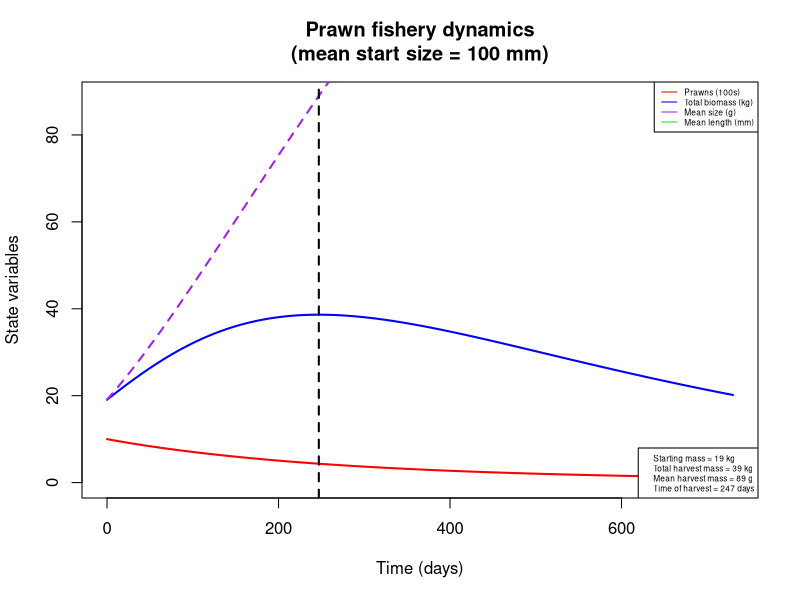
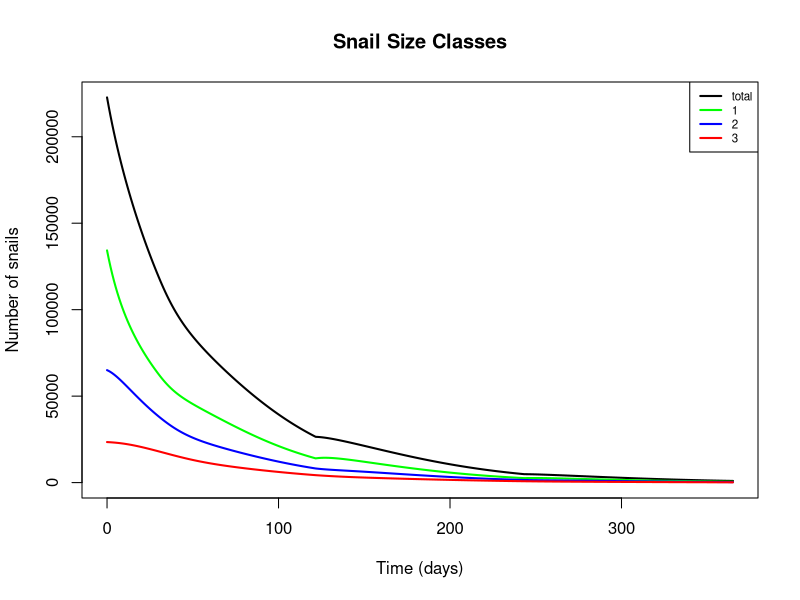
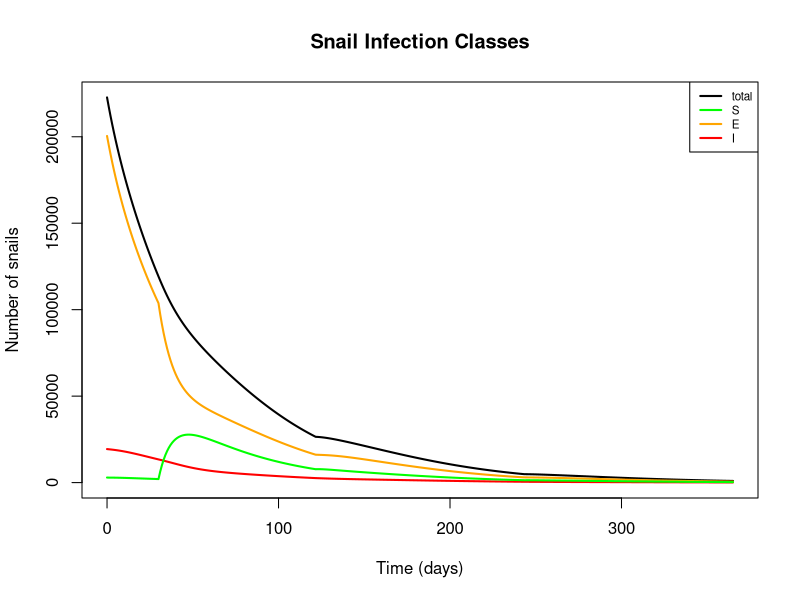
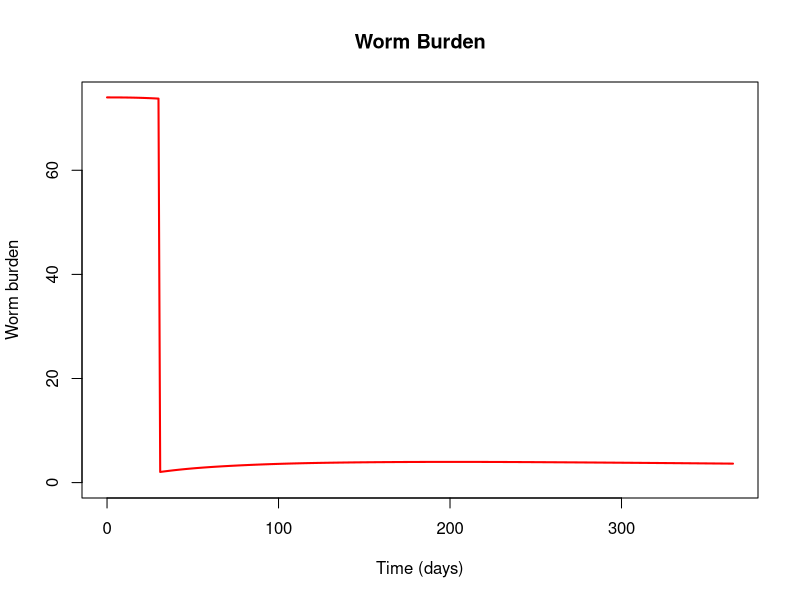
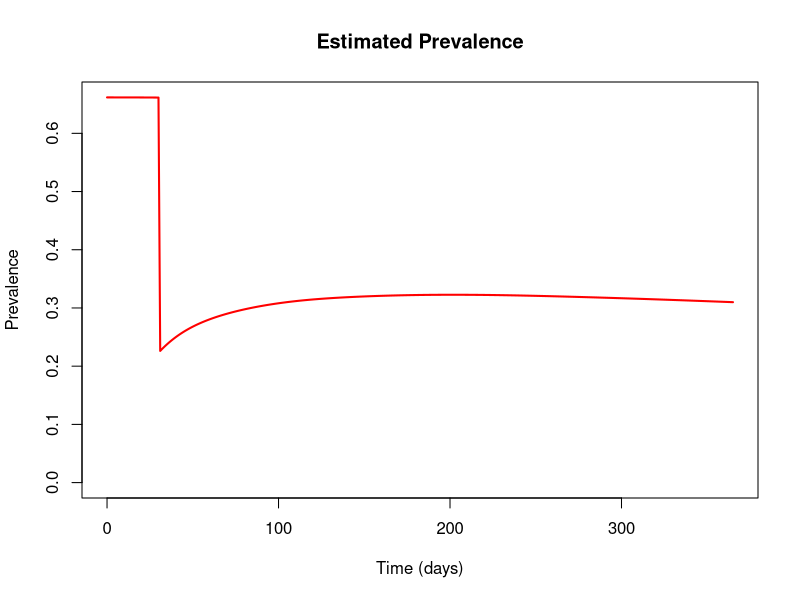
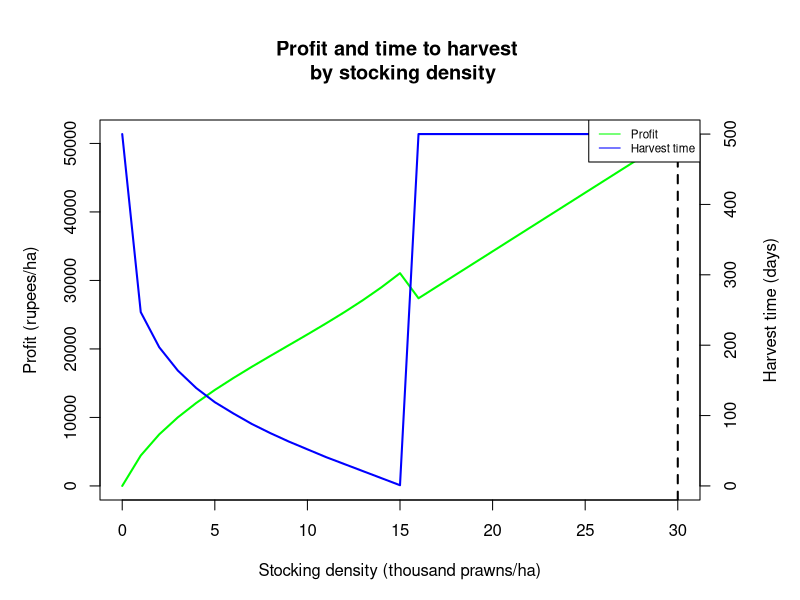
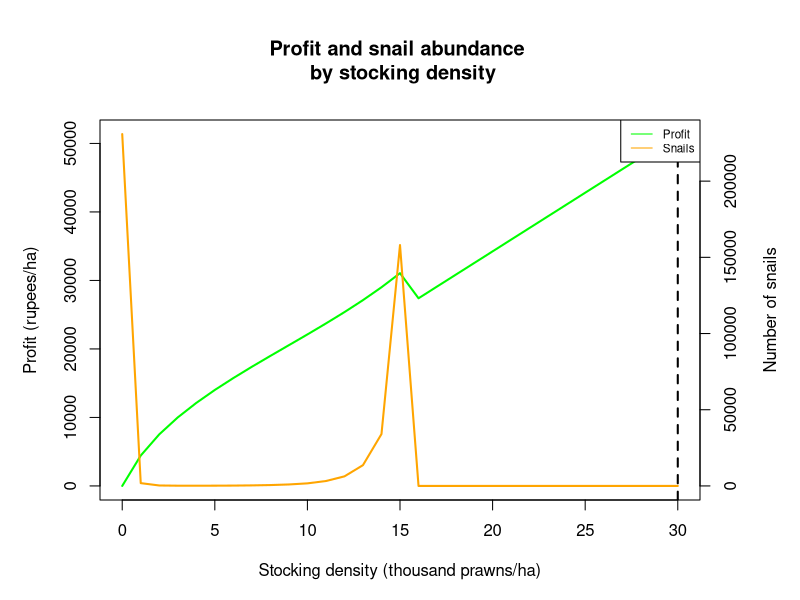
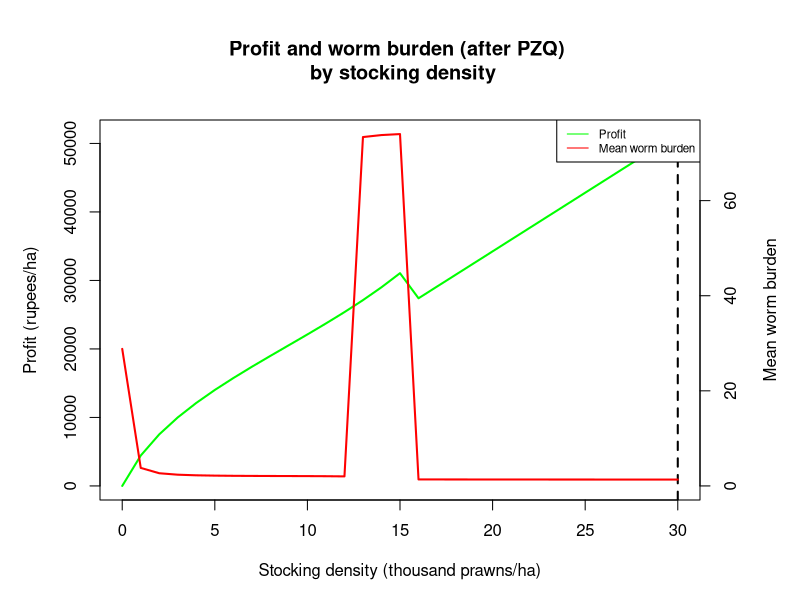

Recreate these plots in R, in order.
#### Full snail-prawn model including epidemiological, predation, and aquaculture components

## To-do list:
  # Investigate the long-term stability of snail elimination, particularly at low attack rates
  # Incorporate seasonality into model
  # Sensitivity analysis, particularly for prawn attack rate

require(deSolve)

snail_prawn_model = function(t, n, parameters) { 
  with(as.list(parameters),{
    
    S1=n[1]
    S2=n[2]
    S3=n[3]
    E1=n[4]
    E2=n[5]
    E3=n[6]
    I2=n[7]
    I3=n[8]
    W=n[9]
    P=n[10]
    L=n[11]
    
    N1 = S1+E1     # Total snails of size class 1
    N2 = S2+E2+I2  # Total snails of size class 2
    N3 = S3+E3+I3  # Total snails of size class 3
    N = N1+N2+N3   # Total number of snails
    
    # Miracidial density per person as a function of mean worm burden (W) and miracidial shedding rate (m)
    M = m*0.5*W
    
    # Mean and total prawn biomass, converting from length (mm) to weight (g)
    Bm.p = (a.p*(L/10)^b.p)/10  
    Bm.t = P*Bm.p
    
    # Mean snail biomass in each size class, converting from length (cm) to weight (g)
    Bm.n1 = a.s*0.4^b.s  # 4mm size class
    Bm.n2 = a.s*0.8^b.s  # 8mm size class
    Bm.n3 = a.s*1.2^b.s  # 12mm size class
    
    # Prawn-to-snail mass ratios for each size class
    Bm.r1 = Bm.p / Bm.n1
    Bm.r2 = Bm.p / Bm.n2
    Bm.r3 = Bm.p / Bm.n3
    
    # Attack rates for each size class as a function of biomass ratio
    alpha1 = ar*Bm.r1
    alpha2 = ar*Bm.r2
    alpha3 = ar*Bm.r3
    
    # Adjusted attack rates, accounting for area of interest and limiting factors in the wild
    alpha_star1 = alpha1*s/A
    alpha_star2 = alpha2*s/A
    alpha_star3 = alpha3*s/A
    
    # Handling times for each size class as a function of biomass ratio
    handle1 = 1/(th*Bm.r1)
    handle2 = 1/(th*Bm.r2)
    handle3 = 1/(th*Bm.r3)
    
    # Functional responses for each size class
    psi1 = (P*alpha_star1) / (1+sum(alpha_star1*handle1*N1, alpha_star2*handle2*N2, alpha_star3*handle3*N3))
    psi2 = (P*alpha_star2) / (1+sum(alpha_star1*handle1*N1, alpha_star2*handle2*N2, alpha_star3*handle3*N3))
    psi3 = (P*alpha_star3) / (1+sum(alpha_star1*handle1*N1, alpha_star2*handle2*N2, alpha_star3*handle3*N3))
    
    ## Model equations:
    
    # Susceptible snails, class 1
    dS1dt = f*(1-N/(Kn*A))*(S2+S3+z*(E2+E3)) - muN1*S1 - psi1*S1 - g1*S1 - beta*M*H*S1
    
    # Susceptible snails, class 2
    dS2dt = g1*S1 - muN2*S2 - psi2*S2 - g2*S2 - beta*M*H*S2
    
    # Susceptible snails, class 3
    dS3dt = g2*S2 - muN3*S3 - psi3*S3 - beta*M*H*S3
    
    # Exposed (prepatent) snails, class 1
    dE1dt = beta*M*H*S1 - muN1*E1 - psi1*E1 - g1*E1 - sigma*X*E1
    
    # Exposed (prepatent) snails, class 2
    dE2dt = beta*M*H*S2 + g1*E1 - muN2*E2 - psi2*E2 - g2*E2 - sigma*E2
    
    # Exposed (prepatent) snails, class 3
    dE3dt = beta*M*H*S3 + g2*E2 - muN3*E3 - psi3*E3 - sigma*E3
    
    # Infectious (shedding) snails, class 2
    dI2dt = sigma*X*E1 + sigma*(1-rho)*E2 - (muN2 + muI)*I2 - psi2*I2 - g2*I2
    
    # Infectious (shedding) snails, class 3
    dI3dt = sigma*rho*E2 + sigma*E3 + g2*I2 - (muN3 + muI)*I3 - psi3*I3
    
    # Mean human worm burden
    dWdt = lambda*I2/A + theta*lambda*I3/A - (muW + muH)*W
    
    # Prawn abundance
    dPdt = -P*(muP*L^d + phi*Bm.t/(A/10000))
    
    # Mean prawn length (mm)
    dLdt = k/(1+gam*Bm.t/(A/10000))*(linf - L)
    
    
    return(list(c(dS1dt, dS2dt, dS3dt, dE1dt, dE2dt, dE3dt, dI2dt, dI3dt, dWdt, dPdt, dLdt)))
  }) 
} 


## Set initial values and parameters
#  Default settings: area = 10000, P = 11000/ha, L = 25 (0.2g post-larvae)
#  Gates settings: area = 20000; P = 500, 1000, 2500, 5000, 10000/ha; L = 67 or 100 (5g or 20g adults)
area = 20000
nstart = c(S1 = 0.144*area, S2 = 0.002*area, S3 = 0, E1 = 6.57*area, E2 = 2.61*area, E3 = 0.843*area, 
           I2 = 0.640*area, I3 = 0.329*area, W = 74, P = 500*area/10000, L = 100)
time = seq(0, 365*2, 1)

parameters=c(
  # Location parameters
  A = area,          # Area of site of interest, m^2
  H = 1000,          # Human population at site of interest
  
  # Snail reproductive parameters
  f = 0.26,          # Birth rate of adult snails (snails/reproductive snail/day, including survival to detection - more like a recruitment rate); 
                     #   adjusted from Sokolow et al. 2015 to account for the fact that class 1 snails are assumed to be juveniles and therefore don't reproduce
  Kn = 50,           # Carrying capacity of snails (snails/m^2), from Sokolow et al. 2015
  z = 0.5,           # Fraction of prepatent snails that can reproduce, from Sokolow et al. 2015
  
  # Snail growth parameters
  a.s = 0.187178454, # Allometric parameter for snail length-weight relationship, fitted to Sanna's data on B. glabrata
  b.s = 2.536764792, # Allometric parameter for snail length-weight relationship, fitted to Sanna's data on B. glabrata
  g1 = 1/37,         # Growth rate of small snails (size class transition rate, in terms of days to grow 4mm; adapted from McCreesh et al. 2014, assuming water temp. of 25 C)
  g2 = 1/62,         # Growth rate of medium snails (size class transition rate, in terms of days to grow 4mm; adapted from McCreesh et al. 2014, assuming water temp. of 25 C)
  
  # Snail mortality parameters
  muN1 = 1/40,       # Natural mortality rate of small snails (deaths/snail/day; assume mean lifespan = 50 days)
  muN2 = 1/50,       # Natural mortality rate of medium snails (deaths/snail/day; assume mean lifespan = 50 days)
  muN3 = 1/60,       # Natural mortality rate of large snails (deaths/snail/day; assume mean lifespan = 50 days)
  muI = 1/10,        # Additional mortality rate of shedding snails as a result of infection, from Sokolow et al. 2015
  
  # Prawn growth parameters
  a.p = 0.096868,    # Allometric parameter for prawn length-weight relationship, from Lalrinsanga et al. 2012 (M. rosenbergii, growout phase)
  b.p = 3.2944,      # Allometric parameter for prawn length-weight relationship, from Lalrinsanga et al. 2012 (M. rosenbergii, growout phase)
  k = 0.00339726,    # Growth coefficient, from Nwosu & Wolfi 2006 (M. vollenhovenii); alternate value for M. rosenbergii, from Sampaio & Wagner 1996: 0.0104333333
  linf = 206,        # Max length (mm), from Nwosu & Wolfi 2006 (M. vollenhovenii)
  gam = 1e-6,        # Density-dependent growth parameter (based on biomass per hectare); not yet fit
  
  # Prawn mortality parameters
  muP = 0.1,         # Prawn mortality coefficient; no source
  d = -0.75,         # Exponential relationship of length with mortality, assuming mortality ~ W^-0.25, and W ~ L^3
  phi = 5e-8,        # Density-dependent mortality parameter (based on biomass per hectare); not yet fit
  
  # Predation parameters
  ar = 0.037192,     # Coefficient for relationship between biomass ratio and attack rate, fitted to data from Sokolow et al. 2014
  th = 0.40450,      # Coefficient for relationship between biomass ratio and handling time, fitted to data from Sokolow et al. 2014
  s = 1/50,          # Scale factor limiting prawn attack rate in the wild (vs. lab conditions);
                     #   decreased from 1/10 to 1/50 in size class model to match expected elimination threshold
  
  # Infection parameters
  beta = 8e-5,       # Human-to-snail infection probability in reference area (infected snails/miracidia/snail/day); adjusted from Sokolow et al. 2015 (original value: 4e-6)
  m = 0.8,           # Miracidial shedding rate per adult female worm divided by miracidial mortality; from Sokolow et al. 2015
  sigma = 1/30,      # Latent period for exposed snails (infectious snails/exposed snail/day); adjusted from Sokolow et al. 2015 (original value: 1/50)
  X = 0,             # Fraction of exposed small snails that convert directly to medium shedding (ignored for now)
  rho = 0,           # Fraction of exposed medium snails that convert directly to large shedding (ignored for now)
  lambda = 0.05,     # Snail-to-human infection probability scaled to 1 m^2 (composite including cercarial shedding, mortality, infection, survival to patency); 
                     #   adjusted from Sokolow et al. 2015 (original value: 0.1)
  theta = 2,         # Scale factor describing increase in cercarial shedding rate in larger snails; from Chu & Dawood 1970 (estimated to be between 2 and 10)
  
  # Schisto mortality parameters
  muW = 1/(3.3*365), # Natural mortality rate of adult worms in humans, assuming average lifespan of 3.3 years, from Sokolow et al. 2015
  muH = 1/(60*365)   # Natural mortality of humans (contributing to worm mortality), assuming average lifespan of 60 years, from Sokolow et al. 2015
)



## Run model and assess outcomes over one or more aquaculture cycles

# Start with single run to calculate the time to optimal harvest and other fisheries statistics
output = as.data.frame(ode(nstart, time, snail_prawn_model, parameters))
output$B = ((parameters['a.p']*(output$L/10)^parameters['b.p'])/10)       # Mean prawn biomass, transformed from length using allometric equation
output$Bt = output$B*output$P                                             # Total prawn biomass

start.mass.kg = output$Bt[output$time == 0]/1000                          # Total prawn biomass at beginning of cycle, in kg
harvest.mass.kg = max(output$Bt)/1000                                     # Total prawn biomass at end of cycle, in kg
harvest.size = output$B[output$Bt == max(output$Bt)]                      # Average prawn biomass at harvest, in g
harvest.time = output$time[output$Bt == max(output$Bt)]                   # Time to optimal harvest, in days

# Plot prawn aquaculture dynamics
plot(x = output$time, y = output$P/100, col = 'red', xlab = 'Time (days)', ylab = 'State variables', 
     type = 'l', lwd=2, xlim = c(0, max(output$time)), ylim = c(0, max(output$Bt/1000)+50),
     main = paste('Prawn fishery dynamics\n', '(mean start size = ', as.numeric(nstart[11]), ' mm)', sep = ''))
lines(x = output$time, y = output$Bt/1000, col = 'blue', lwd=2)
lines(x = output$time, y = output$B, col = 'purple', lwd=2, lty=2)
lines(x = output$time, y = output$L, col = 'green', lwd=2)
abline(v = harvest.time, lty = 2, lwd = 2)
legend('topright', legend = c('Prawns (100s)', 'Total biomass (kg)', 'Mean size (g)', 'Mean length (mm)'), 
       lty = 1, col = c('red', 'blue', 'purple', 'green'), cex = 0.5)
legend('bottomright', legend = c(paste('Starting mass =', round(start.mass.kg), 'kg', sep = ' '),
                                 paste('Total harvest mass =', round(harvest.mass.kg), 'kg', sep = ' '), 
                                 paste('Mean harvest mass =', round(harvest.size), 'g', sep = ' '), 
                                 paste('Time of harvest =', round(harvest.time), 'days', sep = ' ')), cex=0.5)

# Set the desired number of aquaculture cycles, and harvest time if not using optimum
# Default settings: harvest.time = optimal, ncycles = 15 (~10 years @ 8 months/cycle)
# Gates settings: harvest.time = 4 months, ncycles = 3 (1 year)
harvest.time = 365/3
ncycles = 3
pzq.delay = 0
nstart.lt = nstart
nstart.lt['P'] = 0
time.lt = seq(0, pzq.delay + harvest.time*ncycles, 1)

# Define stocking events at the beginning of each cycle
stocking = data.frame(var = rep(c('P', 'L'), ncycles),
                      time = rep(seq(pzq.delay, pzq.delay + harvest.time*(ncycles-1), harvest.time), each = 2),
                      value = rep(c(nstart['P'], nstart['L']), ncycles),
                      method = rep('rep', ncycles*2))

# Define PZQ administration event
# Note: if administering before start of stocking, set time = 0 and instead set pzq.delay above
#   to time between MDA and first stocking
pzq = data.frame(var = 'W', time = 30, value = 2, method = 'rep')

# Run model and calculate outcomes of interest
output.lt = as.data.frame(ode(nstart.lt, time.lt, snail_prawn_model, parameters,
                              events = list(data = rbind(stocking, pzq))))

output.lt$S.t = output.lt$S1 + output.lt$S2 + output.lt$S3                      # Total susceptible snails
output.lt$E.t = output.lt$E1 + output.lt$E2 + output.lt$E3                      # Total exposed snails 
output.lt$I.t = output.lt$I2 + output.lt$I3                                     # Total infected snails
output.lt$N1.t = output.lt$S1 + output.lt$E1                                    # Total snails of size class 1
output.lt$N2.t = output.lt$S2 + output.lt$E2 + output.lt$I2                     # Total snails of size class 2
output.lt$N3.t = output.lt$S3 + output.lt$E3 + output.lt$I3                     # Total snails of size class 3
output.lt$N.t = output.lt$S.t + output.lt$E.t + output.lt$I.t                   # Total snails
output.lt$prev = pnbinom(2, size = 0.25, mu = output.lt$W, lower.tail = FALSE)  # Estimated prevalence, using a negative binomial dist. with k = 0.25
output.lt$B = ((parameters['a.p']*(output.lt$L/10)^parameters['b.p'])/10)       # Mean prawn biomass, transformed from length using allometric equation
output.lt$Bt = output.lt$B*output.lt$P                                          # Total prawn biomass

# Plot snail dynamics by size class
plot(x = output.lt$time, y = output.lt$N.t, type = 'l', col = 'black', lwd=2, xlab = 'Time (days)', 
     ylab = 'Number of snails', ylim = c(0,max(output.lt$N.t)),
     main = 'Snail Size Classes')
lines(output.lt$time, output.lt$N1.t, col = 'green', lwd = 2)
lines(output.lt$time, output.lt$N2.t, col = 'blue', lwd = 2)
lines(output.lt$time, output.lt$N3.t, col = 'red', lwd = 2)
legend('topright', legend = c('total', '1', '2', '3'), lwd = 2, col = c('black', 'green', 'blue', 'red'), cex = 0.7)

# Plot snail dynamics by infection class
plot(x = output.lt$time, y = output.lt$N.t, type = 'l', col = 'black', lwd=2, xlab = 'Time (days)', 
     ylab = 'Number of snails', ylim = c(0,max(output.lt$N.t)), 
     main = 'Snail Infection Classes')
lines(output.lt$time, output.lt$I.t, col = 'red', lwd = 2)
lines(output.lt$time, output.lt$E.t, col = 'orange', lwd = 2)
lines(output.lt$time, output.lt$S.t, col = 'green', lwd = 2)
legend('topright', legend = c('total', 'S', 'E', 'I'), lwd = 2, col = c('black', 'green', 'orange', 'red'), cex = 0.7)

# Plot mean human worm burden and prevalence of infection
plot(x = output.lt$time, y = output.lt$W, type = 'l', col = 'red', lwd=2, xlab = 'Time (days)', 
     ylab = 'Worm burden', ylim = c(0,max (output.lt$W)),
     main = 'Worm Burden')
plot(x = output.lt$time, y = output.lt$prev, type = 'l', col = 'red', lwd=2, xlab = 'Time (days)', 
     ylab = 'Prevalence', ylim = c(0,max (output.lt$prev)),
     main = 'Estimated Prevalence')



## Assess single-cycle outcomes over multiple stocking densities
#  NOTE: set parameters and initial values first!

# Run the model over the desired range of stocking densities (in thousands of post-larvae)
x = c(0:30)
nstart.sd = nstart
time.sd = seq(0, 500, 1)
harvest = numeric(length(x))
harvest.t = numeric(length(x))
snails = numeric(length(x))
worms = numeric(length(x))
for (i in x) {
  nstart.sd['P'] = 1000*i
  output.sd = as.data.frame(ode(nstart.sd, time.sd, snail_prawn_model, parameters,
                                events = list(data = pzq)))
  output.sd$S.t = output.sd$S1 + output.sd$S2 + output.sd$S3
  output.sd$E.t = output.sd$E1 + output.sd$E2 + output.sd$E3
  output.sd$I.t = output.sd$I2 + output.sd$I3
  output.sd$Inf.t = output.sd$E.t + output.sd$I.t
  output.sd$N.t = output.sd$S.t + output.sd$E.t + output.sd$I.t
  output.sd$B = ((parameters['a.p']*(output.sd$L/10)^parameters['b.p'])/10)
  output.sd$Bt = output.sd$B*output.sd$P
  harvest[i+1] = max(output.sd$Bt)/1000
  ht.tmp = output.sd$time[output.sd$Bt == max(output.sd$Bt)]
  harvest.t[i+1] = ifelse(ht.tmp != 0, ht.tmp, max(output.sd$time))
  snails[i+1] = output.sd$N.t[output.sd$time == harvest.t[i+1]]
  worms[i+1] = output.sd$W[output.sd$time == harvest.t[i+1]]
}

# Price estimates for profit calculation from Tamil Nadu Agricultural University, http://agritech.tnau.ac.in/fishery/fish_freshwaterprawn.html
p = 140                                           # Weighted average market price of prawns, in rupees/kg 
c = 600                                           # Cost of post-larvae, in rupees/1000 PL
delta = -log(1-0.1)/365                           # Discount rate, equivalent to 10%/year
profit = p*harvest*exp(-delta*(harvest.t)) - c*x  # Profit function, in terms of revenue (discounted by time to harvest) minus stocking costs 

# Plot estimated profit and time to harvest over stocking density
# (after one aquaculture cycle)
par(mar = c(5,5,6,5))
plot(x, profit, col = 'green', xlab = 'Stocking density (thousand prawns/ha)', ylab = 'Profit (rupees/ha)',
     type = 'l', lwd = 2, main = 'Profit and time to harvest \n by stocking density')
abline(v = which.max(profit)-1, lty = 2, lwd = 2)
par(new = T)
plot(x, harvest.t, col = 'blue', axes = F, xlab = NA, ylab = NA, ylim = c(0, max(harvest.t[-1])), type = 'l', lwd = 2)
axis(side = 4)
mtext(side = 4, line = 3, 'Harvest time (days)')
legend('topright', legend = c('Profit', 'Harvest time'), lty = 1, col = c('green', 'blue'), cex = 0.7)

# Plot estimated profit and snail abundance over stocking density
# (after one aquaculture cycle)
par(mar = c(5,5,6,5))
plot(x, profit, col = 'green', xlab = 'Stocking density (thousand prawns/ha)', ylab = 'Profit (rupees/ha)',
     type = 'l', lwd = 2, main = 'Profit and snail abundance \n by stocking density')
abline(v = which.max(profit)-1, lty = 2, lwd = 2)
par(new = T)
plot(x, snails, col = 'orange', axes = F, xlab = NA, ylab = NA, ylim = c(0, max(snails)), type = 'l', lwd = 2)
axis(side = 4)
mtext(side = 4, line = 3, 'Number of snails')
legend('topright', legend = c('Profit', 'Snails'), lty = 1, col = c('green', 'orange'), cex = 0.7)

# Plot estimated profit and mean worm burden over stocking density
# (after one aquaculture cycle)
par(mar = c(5,5,6,5))
plot(x, profit, col = 'green', xlab = 'Stocking density (thousand prawns/ha)', ylab = 'Profit (rupees/ha)',
     type = 'l', lwd = 2, main = 'Profit and worm burden (after PZQ) \n by stocking density')
abline(v = which.max(profit)-1, lty = 2, lwd = 2)
par(new = T)
plot(x, worms, col = 'red', axes = F, xlab = NA, ylab = NA, ylim = c(0, max(worms)), type = 'l', lwd = 2)
axis(side = 4)
mtext(side = 4, line = 3, 'Mean worm burden')
legend('topright', legend = c('Profit', 'Mean worm burden'), lty = 1, col = c('green', 'red'), cex = 0.7)
